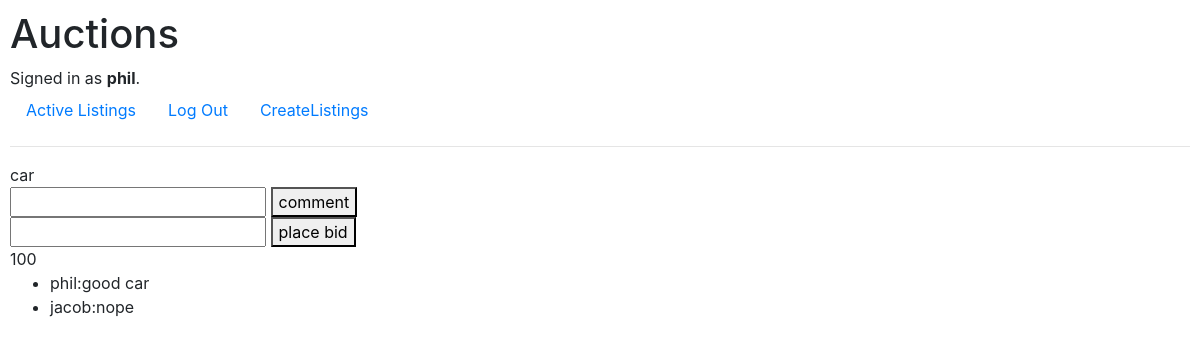
Screenshot of /listing/2 (signed in) with the database file from the repository.
### auctions/models.py (models this page shows)
class User(AbstractUser):
    pass

class AuctionListing(models.Model):
    item=models.CharField(max_length=64)
    owner=models.ForeignKey(User,on_delete=models.CASCADE)
    description=models.CharField(max_length=64)
    listingprice=models.IntegerField()
    img=models.URLField()

class bid(models.Model):
    item=models.ForeignKey(AuctionListing,on_delete=models.CASCADE)
    bidding=models.IntegerField()
    highestbider=models.ForeignKey(User,on_delete=models.CASCADE)

class comments(models.Model):
    item=models.ForeignKey(AuctionListing,on_delete=models.CASCADE)
    comments=models.CharField(max_length=200)
    comments_owner=models.ForeignKey(User,on_delete=models.CASCADE)

### auctions/views.py (the view)
# urls.py: path('listing/<int:id>',views.listing,name='listing'),
def listing(request,id):
    if request.method=="POST":
        return render(request,'auctions/listing.html',{
            'item':AuctionListing.objects.get(id=id),'comments':comments.objects.filter(item=AuctionListing.objects.get(id=id)),'c_bid':bid.objects.get(item=AuctionListing.objects.get(id=id))
        })
    return render(request,'auctions/listing.html',{
            'item':AuctionListing.objects.get(id=id),'comments':comments.objects.filter(item=AuctionListing.objects.get(id=id)),'c_bid':bid.objects.get(item=AuctionListing.objects.get(id=id))
        })

### auctions/templates/auctions/listing.html (shortened to what this page needs)
{% extends "auctions/layout.html" %}
{% block body %}
   {{item.item}}
   <form action="{%url 'comment' id=item.id %}" method="POST">
    <input type="text" name="comment" >
    <button type="submit">comment</button>
   </form>
   <form action="{%url 'bids' id=item.id%}" method="POST">
        <input type="number" name="current_bid" min="{{c_bid.bidding}}">
        <button type="submit">place bid</button>
   </form>
   {{c_bid.bidding}}
   <ul>
    {%for comment in comments%}
    <li>{{comment.comments_owner}}:{{comment.comments}}</li>
    {%endfor%}
   </ul>
{% endblock %}

### auctions/templates/auctions/layout.html (shortened to what this page needs)
{% load static %}
<!DOCTYPE html>
<html lang="en">
    <head>
        <link rel="stylesheet" href="https://stackpath.bootstrapcdn.com/bootstrap/4.4.1/css/bootstrap.min.css">
        <link href="{% static 'auctions/styles.css' %}" rel="stylesheet">
    </head>
    <body>
        <h1>Auctions</h1>
        <div>
            {% if user.is_authenticated %}
                Signed in as <strong>{{ user.username }}</strong>.
            {% else %}
                Not signed in.
            {% endif %}
        </div>
        <ul class="nav">
            <li class="nav-item">
                <a class="nav-link" href="{% url 'index' %}">Active Listings</a>
            </li>
            {% if user.is_authenticated %}
                <li class="nav-item">
                    <a class="nav-link" href="{% url 'logout' %}">Log Out</a>
                </li>
            {% endif %}
            <li class="nav-item">
                <a class="nav-link" href="{% url 'create' %}">CreateListings</a>
            </li>
        </ul>
        <hr>
        {% block body %}
        {% endblock %}
    </body>
</html>

### auctions/static/auctions/styles.css (style rules this page uses)
body { padding: 10px; }

### rows the page displays
User: username "phil"
AuctionListing: item "car"
bid: bidding "100"
comments: comments_owner "phil", comments "good car"
comments: comments_owner "jacob", comments "nope"
